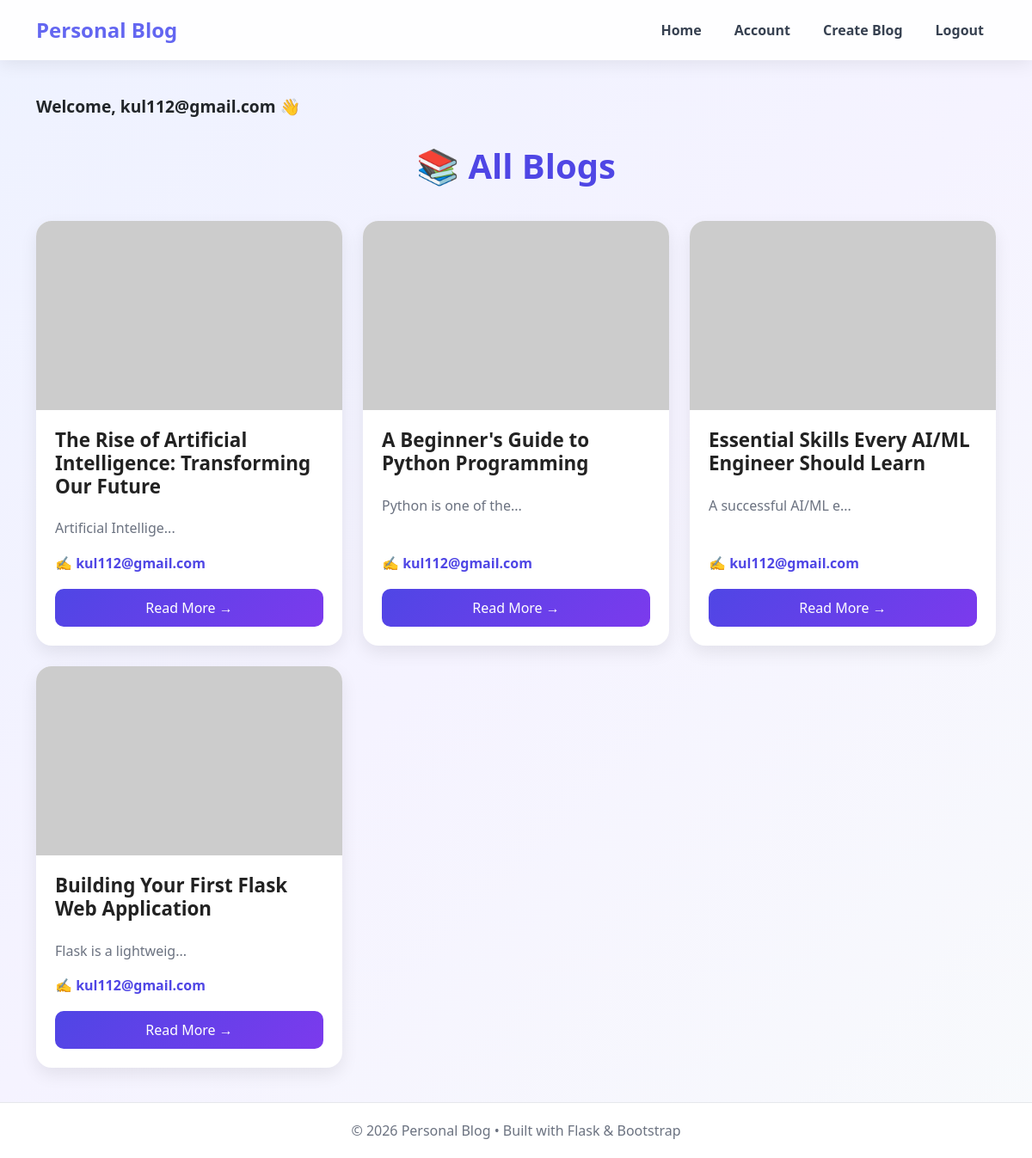
Screenshot of / (signed in) with the database file from the repository.
### app.py (models this page shows)
class Blog(db.Model):
    id = db.Column(db.Integer, primary_key=True)
    title = db.Column(db.String(100), nullable=False)
    description = db.Column(db.Text, nullable=False)
    createdat = db.Column(db.DateTime, default=datetime.utcnow)
    author = db.Column(db.String(100), nullable=False)

### app.py (the view)
@app.route('/')
def home():
    blogs = Blog.query.all()
    return render_template('index.html',blogs = blogs)

### Templates/index.html (shortened to what this page needs)
{% extends "base.html" %}
{% block content %}
{% if 'user' in session %}
<div class="welcome">
    Welcome, {{ session['user'] }} 👋
</div>
{% endif %}
<h1 class="page-title">📚 All Blogs</h1>
<div class="row g-4">
    {% for blog in blogs %}
    <div class="col-lg-4 col-md-6">
        <div class="card blog-card">
            <img src="https://picsum.photos/400/250?random={{ blog.id }}"
     alt="Blog Image">
            <div class="card-body">
                <h5 class="card-title">{{ blog.title }}</h5>
                <p class="card-text">
                    {{ blog.description[:20] }}...
                </p>
                <p class="author">
                    ✍ {{ blog.author }}
                </p>
                <a href="{{ url_for('blogdetails', blog_id=blog.id) }}"
                   class="read-btn">
                    Read More →
                </a>
            </div>
        </div>
    </div>
    {% endfor %}
</div>
{% endblock %}

### Templates/base.html (style rules this page uses)
:root { --primary: #6366f1; --secondary: #8b5cf6; --dark: #111827; --light: #f8fafc; }
* { margin: 0; padding: 0; box-sizing: border-box; }
html, body { height: 100%; }
body { display: flex; flex-direction: column; font-family: 'Segoe UI', Tahoma, Geneva, Verdana, sans-serif; background: linear-gradient(135deg, #eef2ff 0%, #f5f3ff 50%, #f8fafc 100%); }
h1, h2, h3, h4, h5, h6 { color: var(--dark); font-weight: 700; }

### Templates/index.html (style rules this page uses)
.page-title { text-align:center; margin-bottom:40px; font-size:2.5rem; font-weight:700; color:#4f46e5; }
.welcome { font-size:1.2rem; font-weight:600; margin-bottom:30px; }
.blog-card { border:none; border-radius:18px; overflow:hidden; box-shadow:0 8px 20px rgba(0,0,0,.08); transition:.35s; height:100%; }
.blog-card img { width:100%; height:220px; object-fit:cover; }
.blog-card .card-body { display:flex; flex-direction:column; padding:22px; }
.blog-card .card-title { font-size:1.4rem; font-weight:700; color:#222; }
.blog-card .card-text { color:#6b7280; margin:15px 0; line-height:1.6; flex-grow:1; }
.author { font-weight:600; color:#4f46e5; margin-bottom:18px; }
.read-btn { text-decoration:none; text-align:center; background:linear-gradient(135deg,#4f46e5,#7c3aed); color:#fff; padding:10px; border-radius:10px; transition:.3s; }

### rows the page displays
Blog: title "The Rise of Artificial Intelligence: Transforming Our Future", description "Artificial Intellige", author "kul112@gmail.com"
Blog: title "A Beginner's Guide to Python Programming", description "Python is one of the", author "kul112@gmail.com"
Blog: title "Essential Skills Every AI/ML Engineer Should Learn", description "A successful AI/ML e", author "kul112@gmail.com"
Blog: title "Building Your First Flask Web Application", description "Flask is a lightweig", author "kul112@gmail.com"

### other values shown
{{ session['user'] }} "kul112@gmail.com"
